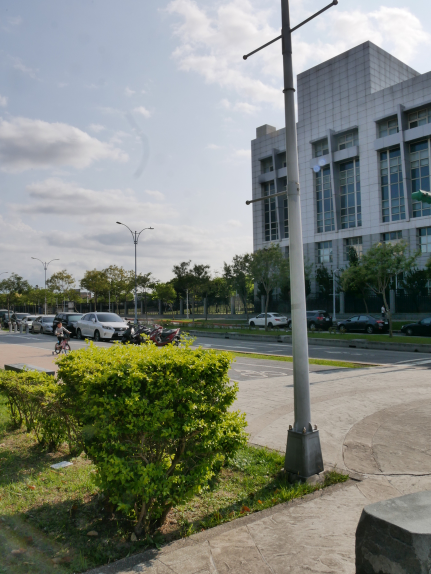
#> input picture data/P1100335.jpg, 862 x 1148 px (shown at 1/2 size)
$ python -i funcs.py   (imports and definitions only)
#> lines starting #> are read from the running program, lines starting #| are printed output that depends on the picture
import numpy as np
import cv2 as cv
import math
from scipy.interpolate import griddata
from scipy.signal import convolve2d

def getGaussianMask(sigma, half_size):
    S = 2*sigma**2
    size = half_size*2 + 1
    kernel = np.zeros((size, size))
    for x  in range(-half_size, half_size+1):
        for y in range(-half_size, half_size+1):
            kernel[x + half_size, y + half_size] = -(x**2 + y**2) / S
    kernel = np.exp(kernel)
    return kernel

def Gaussian(img, sigma, half_size, gray=True):
    kernel = getGaussianMask(sigma, half_size)
    kernel /= kernel.sum()
    if gray:
        filtered_img = convolve2d(img, kernel, mode='same', boundary='symm')
    else:
        m, n, ch = img.shape
        filtered_img = np.zeros_like(img)
        for i in range(ch):
            filtered_img[:, :, i] = (convolve2d(img[:, :, i], kernel, mode='same', boundary='symm'))
    return filtered_img

# [51 lines left out: functions Sampling, multiScaling, Upsampling, not called in this run]

def partialDerivative(img, sigma=1, gray=True):
    img = img.astype(int)
    if gray:
        img_g = Gaussian(img, sigma, round(sigma))
        kernel_x = np.array([[0, -1, 0], [0, 0, 0], [0, 1, 0]]) / 2
        kernel_y = np.array([[0, 0, 0], [-1, 0, 1], [0, 0, 0]]) / 2
        img_dx = convolve2d(img_g, np.flip(kernel_x), mode='same', boundary='symm')
        img_dy = convolve2d(img_g, np.flip(kernel_y), mode='same', boundary='symm')
        return img_dx, img_dy
    else:
        if sigma != 0:
            img_g = Gaussian(img, sigma, round(sigma), gray=False)
        else:
            img_g = img
        kernel_x = np.array([[0, -1, 0], [0, 0, 0], [0, 1, 0]]) / 2
        kernel_y = np.array([[0, 0, 0], [-1, 0, 1], [0, 0, 0]]) / 2
        m, n, ch = img_g.shape
        img_dx, img_dy = np.zeros_like(img_g), np.zeros_like(img_g)
        for i in range(ch):
            img_dx[:, :, i] = convolve2d(img_g[:, :, i], np.flip(kernel_x), mode='same', boundary='symm')
            img_dy[:, :, i] = convolve2d(img_g[:, :, i], np.flip(kernel_y), mode='same', boundary='symm')
        return img_dx, img_dy

>>> import cv2
>>> picture = cv2.imread('../data/P1100335.jpg', cv2.IMREAD_GRAYSCALE)
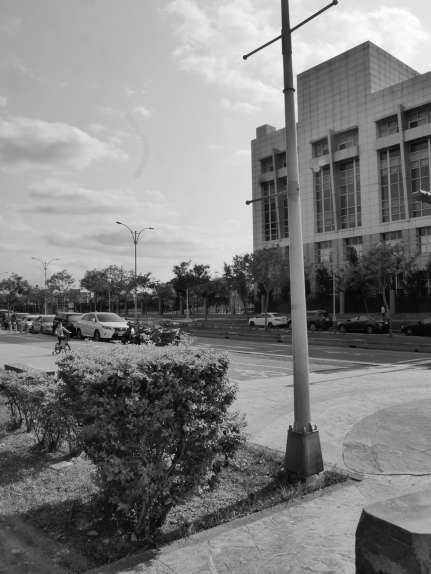
#> picture: shape (1148, 862) (shown at 1/2 size); min 3, max 255, mean 127.1
>>> result = partialDerivative(picture)
#> in partialDerivative, `img_dx = convolve2d(img_g, np.flip(kernel_x), mode='same', boundary='s..`:
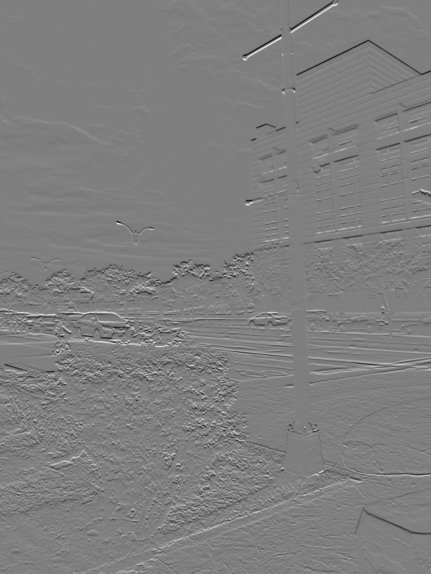
#> img_dx: shape (1148, 862) float64 (shown at 1/2 size); min -61.57, max 61.53, mean -0.1; drawn with min black and max white
#> in partialDerivative, `img_dy = convolve2d(img_g, np.flip(kernel_y), mode='same', boundary='s..`:
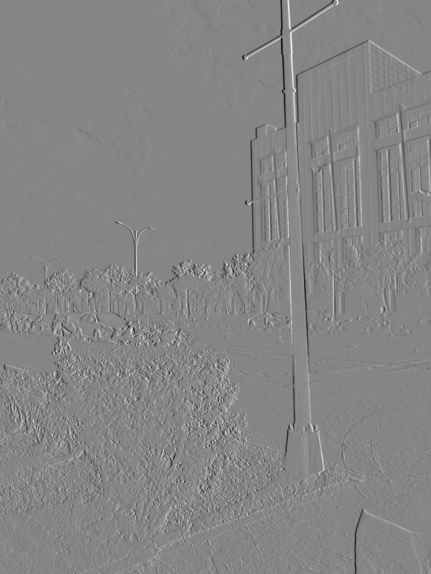
#> img_dy: shape (1148, 862) float64 (shown at 1/2 size); min -66.32, max 60.15, mean 0; drawn with min black and max white

$ run again, on data/P1100336.jpg
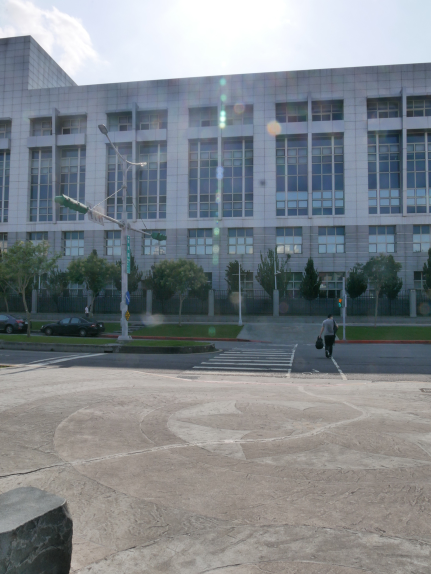
#> input picture data/P1100336.jpg, 862 x 1148 px (shown at 1/2 size)
#> in partialDerivative, `img_dx = convolve2d(img_g, np.flip(kernel_x), mode='same', boundary='s..`:
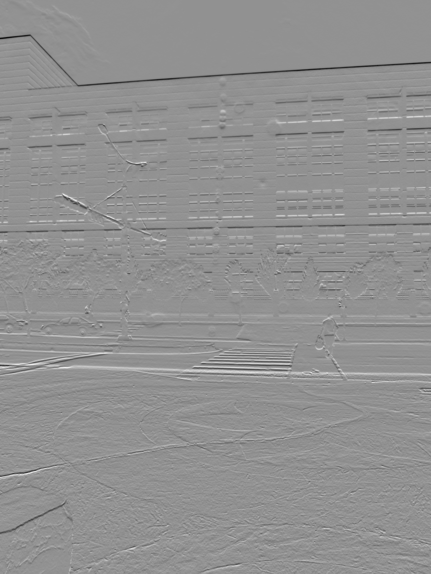
#> img_dx: shape (1148, 862) float64 (shown at 1/2 size); min -53.61, max 40.05, mean -0.1; drawn with min black and max white
#> in partialDerivative, `img_dy = convolve2d(img_g, np.flip(kernel_y), mode='same', boundary='s..`:
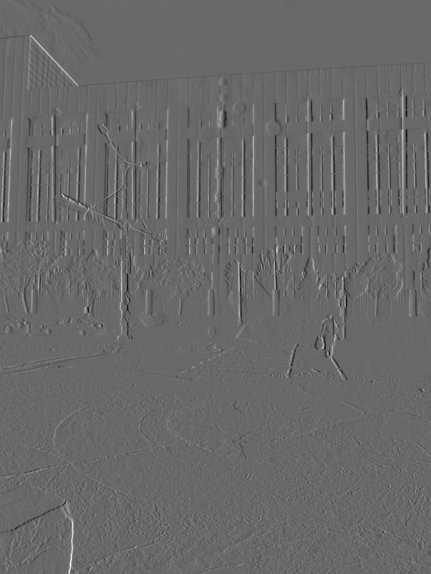
#> img_dy: shape (1148, 862) float64 (shown at 1/2 size); min -34.25, max 48.9, mean 0; drawn with min black and max white

$ run again, on data/P1100337.jpg
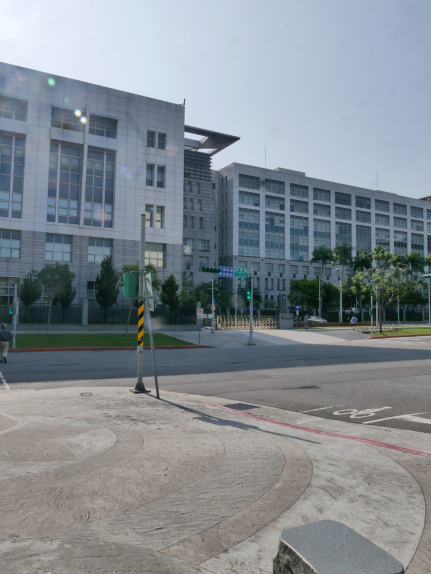
#> input picture data/P1100337.jpg, 862 x 1148 px (shown at 1/2 size)
#> `picture = cv2.imread('../data/P1100335.jpg', cv2.IMREAD_GRAYSCALE)`:
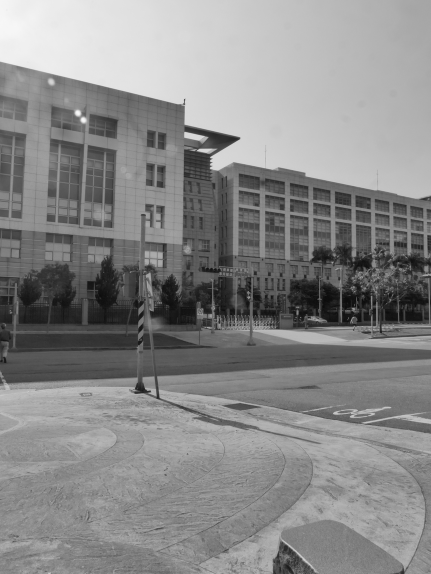
#> picture: shape (1148, 862) (shown at 1/2 size); min 6, max 249, mean 136.5
#> in partialDerivative, `img_dy = convolve2d(img_g, np.flip(kernel_y), mode='same', boundary='s..`:
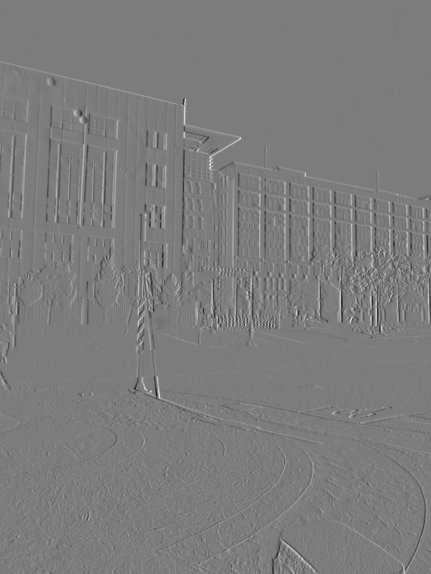
#> img_dy: shape (1148, 862) float64 (shown at 1/2 size); min -49.84, max 52.11, mean 0; drawn with min black and max white

$ run again, on data/P1100338.jpg
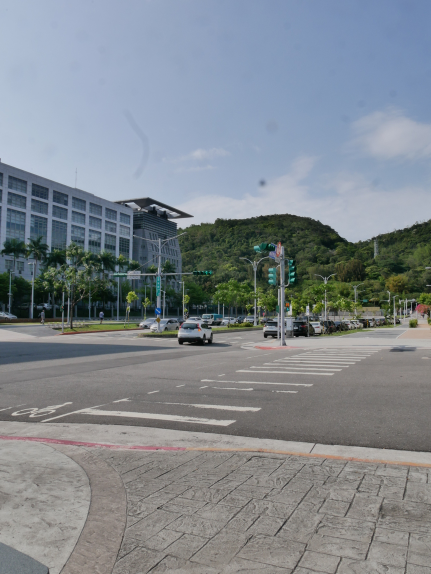
#> input picture data/P1100338.jpg, 862 x 1148 px (shown at 1/2 size)
#> `picture = cv2.imread('../data/P1100335.jpg', cv2.IMREAD_GRAYSCALE)`:
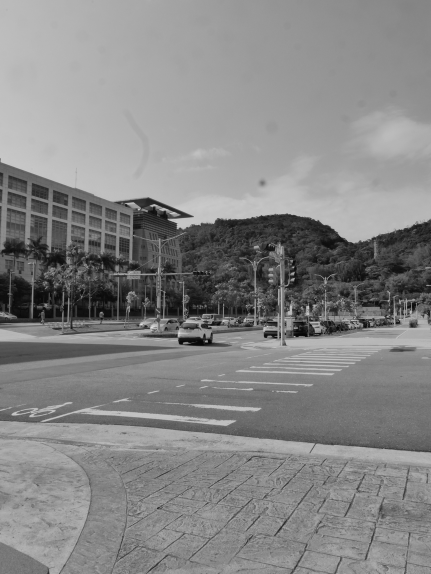
#> picture: shape (1148, 862) (shown at 1/2 size); min 0, max 255, mean 133.8
#> in partialDerivative, `img_dy = convolve2d(img_g, np.flip(kernel_y), mode='same', boundary='s..`:
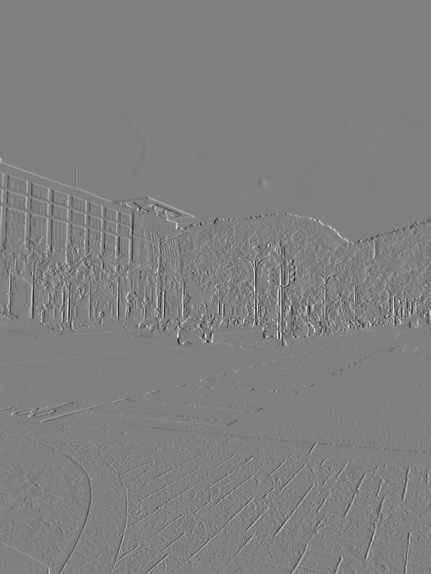
#> img_dy: shape (1148, 862) float64 (shown at 1/2 size); min -60.74, max 60.12, mean 0; drawn with min black and max white
